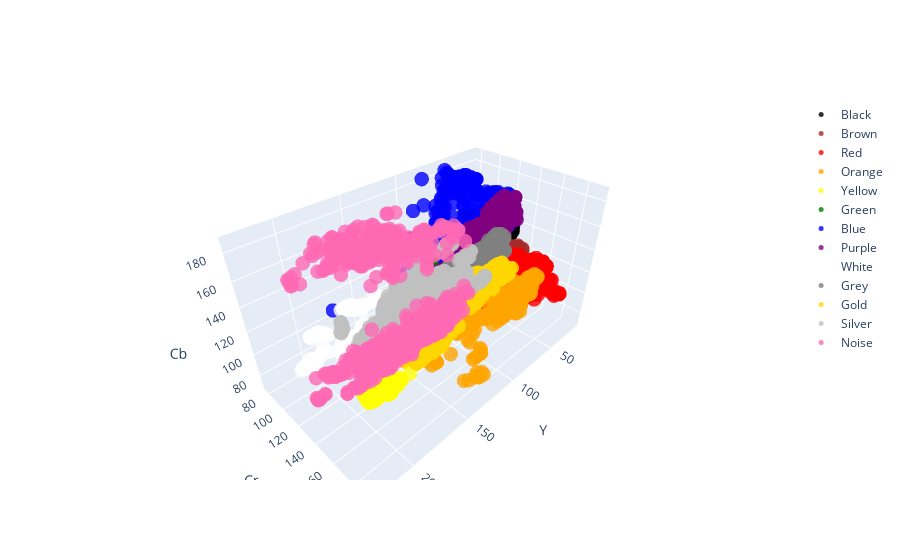

Notebook code for this chart:
### Code cell
fig = go.Figure()

label_colors = {
    'Black' : 'black',
    'Brown' : 'brown',
    'Red' : 'red',
    'Orange' : 'orange',
    'Yellow' : 'yellow',
    'Green': 'green',
    'Blue': 'blue',
    'Purple': 'purple',
    'White' : 'white',
    'Grey': 'grey',
    'Gold': 'gold',
    'Silver': 'silver',
    'Noise': 'hotpink'
}
# Add trace for each label
for label, color in label_colors.items():
    label_df = df[df['label'] == label]
    fig.add_trace(go.Scatter3d(
        x=label_df['Y'],
        y=label_df['Cr'],
        z=label_df['Cb'],
        mode='markers',
        marker=dict(size=5, color=label_colors[label], opacity=0.8),
        name=label
    ))
    
# Set axis labels
fig.update_layout(scene=dict(xaxis_title='Y', yaxis_title='Cr', zaxis_title='Cb'))

# Show the plot
fig.show()

### Figure 1 — Plotly figure (JSON) as saved in the notebook; plotly's stock layout.template omitted (floating-point values rounded to 4 significant figures; data arrays with more than 128 entries replaced by an {"elided": "..."} marker saying what was removed)
{"data": [{"marker": {"color": "black", "opacity": 0.8, "size": 5}, "mode": "markers", "name": "Black", "type": "scatter3d", "x": {"elided": "353 int values"}, "y": {"elided": "353 int values"}, "z": {"elided": "353 int values"}}, {"marker": {"color": "brown", "opacity": 0.8, "size": 5}, "mode": "markers", "name": "Brown", "type": "scatter3d", "x": {"elided": "538 int values"}, "y": {"elided": "538 int values"}, "z": {"elided": "538 int values"}}, {"marker": {"color": "red", "opacity": 0.8, "size": 5}, "mode": "markers", "name": "Red", "type": "scatter3d", "x": {"elided": "190 int values"}, "y": {"elided": "190 int values"}, "z": {"elided": "190 int values"}}, {"marker": {"color": "orange", "opacity": 0.8, "size": 5}, "mode": "markers", "name": "Orange", "type": "scatter3d", "x": {"elided": "307 int values"}, "y": {"elided": "307 int values"}, "z": {"elided": "307 int values"}}, {"marker": {"color": "yellow", "opacity": 0.8, "size": 5}, "mode": "markers", "name": "Yellow", "type": "scatter3d", "x": {"elided": "184 int values"}, "y": {"elided": "184 int values"}, "z": {"elided": "184 int values"}}, {"marker": {"color": "green", "opacity": 0.8, "size": 5}, "mode": "markers", "name": "Green", "type": "scatter3d", "x": {"elided": "176 int values"}, "y": {"elided": "176 int values"}, "z": {"elided": "176 int values"}}, {"marker": {"color": "blue", "opacity": 0.8, "size": 5}, "mode": "markers", "name": "Blue", "type": "scatter3d", "x": {"elided": "354 int values"}, "y": {"elided": "354 int values"}, "z": {"elided": "354 int values"}}, {"marker": {"color": "purple", "opacity": 0.8, "size": 5}, "mode": "markers", "name": "Purple", "type": "scatter3d", "x": {"elided": "388 int values"}, "y": {"elided": "388 int values"}, "z": {"elided": "388 int values"}}, {"marker": {"color": "white", "opacity": 0.8, "size": 5}, "mode": "markers", "name": "White", "type": "scatter3d", "x": {"elided": "241 int values"}, "y": {"elided": "241 int values"}, "z": {"elided": "241 int values"}}, {"marker": {"color": "grey", "opacity": 0.8, "size": 5}, "mode": "markers", "name": "Grey", "type": "scatter3d", "x": {"elided": "216 int values"}, "y": {"elided": "216 int values"}, "z": {"elided": "216 int values"}}, {"marker": {"color": "gold", "opacity": 0.8, "size": 5}, "mode": "markers", "name": "Gold", "type": "scatter3d", "x": {"elided": "830 int values"}, "y": {"elided": "830 int values"}, "z": {"elided": "830 int values"}}, {"marker": {"color": "silver", "opacity": 0.8, "size": 5}, "mode": "markers", "name": "Silver", "type": "scatter3d", "x": {"elided": "850 int values"}, "y": {"elided": "850 int values"}, "z": {"elided": "850 int values"}}, {"marker": {"color": "hotpink", "opacity": 0.8, "size": 5}, "mode": "markers", "name": "Noise", "type": "scatter3d", "x": {"elided": "722 int values"}, "y": {"elided": "722 int values"}, "z": {"elided": "722 int values"}}], "layout": {"scene": {"xaxis": {"title": {"text": "Y"}}, "yaxis": {"title": {"text": "Cr"}}, "zaxis": {"title": {"text": "Cb"}}}}}
